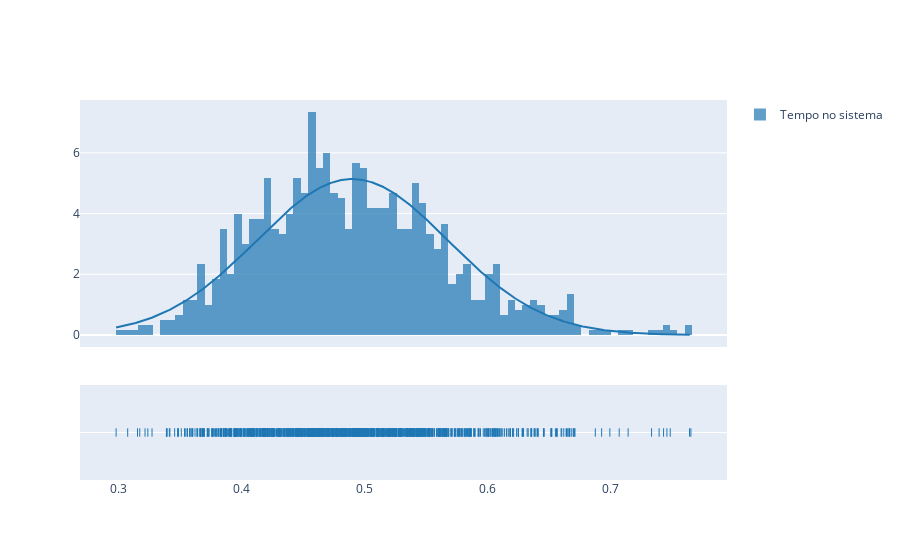

This figure's notebook cell:
### Code cell
fig = ff.create_distplot([data], ['Tempo no sistema'], curve_type='normal', bin_size=0.006)
fig.show()

### Figure 1 — Plotly figure (JSON) as saved in the notebook; plotly's stock layout.template omitted (floating-point values rounded to 4 significant figures; data arrays with more than 128 entries replaced by an {"elided": "..."} marker saying what was removed)
{"data": [{"autobinx": false, "histnorm": "probability density", "legendgroup": "Tempo no sistema", "marker": {"color": "rgb(31, 119, 180)"}, "name": "Tempo no sistema", "opacity": 0.7, "type": "histogram", "x": {"elided": "1000 float values"}, "xaxis": "x", "xbins": {"end": 0.7652, "size": 0.006, "start": 0.2983}, "yaxis": "y"}, {"legendgroup": "Tempo no sistema", "marker": {"color": "rgb(31, 119, 180)"}, "mode": "lines", "name": "Tempo no sistema", "showlegend": false, "type": "scatter", "x": {"elided": "500 float values"}, "xaxis": "x", "y": {"elided": "500 float values"}, "yaxis": "y"}, {"legendgroup": "Tempo no sistema", "marker": {"color": "rgb(31, 119, 180)", "symbol": "line-ns-open"}, "mode": "markers", "name": "Tempo no sistema", "showlegend": false, "type": "scatter", "x": {"elided": "1000 float values"}, "xaxis": "x", "y": {"elided": "1000 str values"}, "yaxis": "y2"}], "layout": {"barmode": "overlay", "hovermode": "closest", "legend": {"traceorder": "reversed"}, "xaxis": {"anchor": "y2", "domain": [0, 1], "zeroline": false}, "yaxis": {"anchor": "free", "domain": [0.35, 1], "position": 0}, "yaxis2": {"anchor": "x", "domain": [0, 0.25], "dtick": 1, "showticklabels": false}}}
